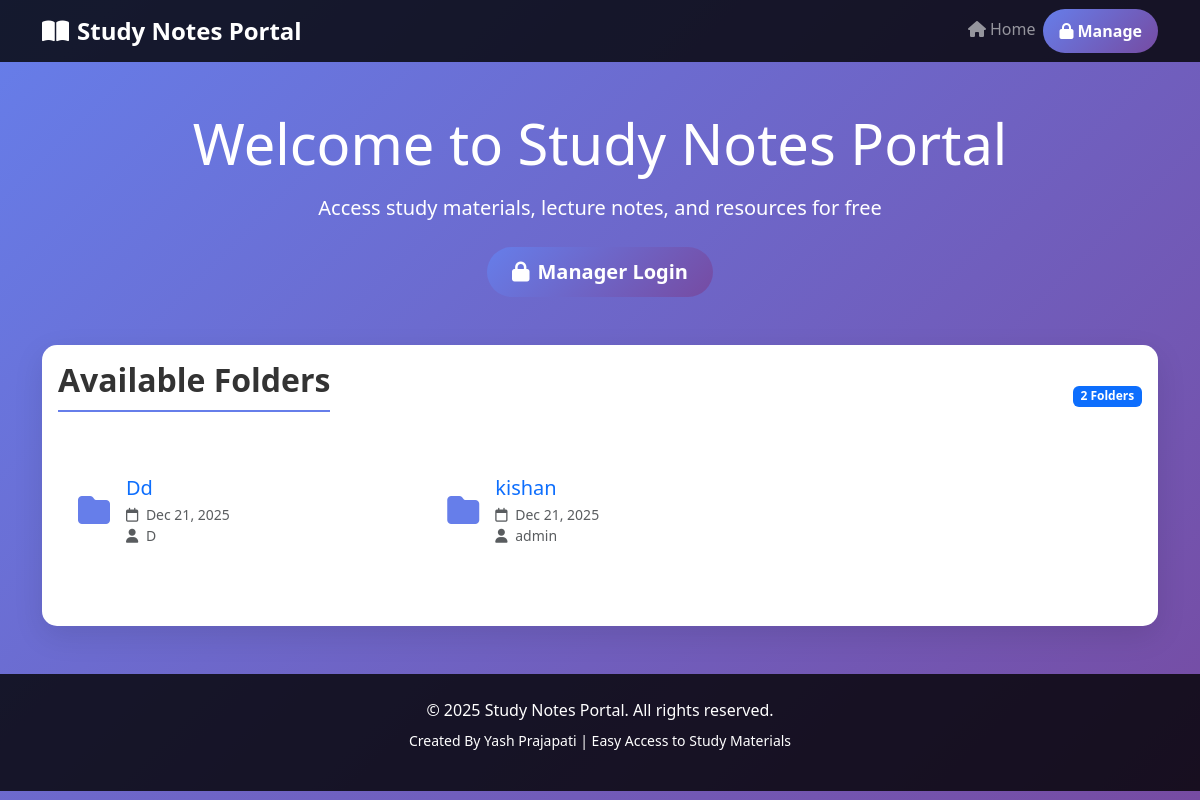
The app's page /, older data.
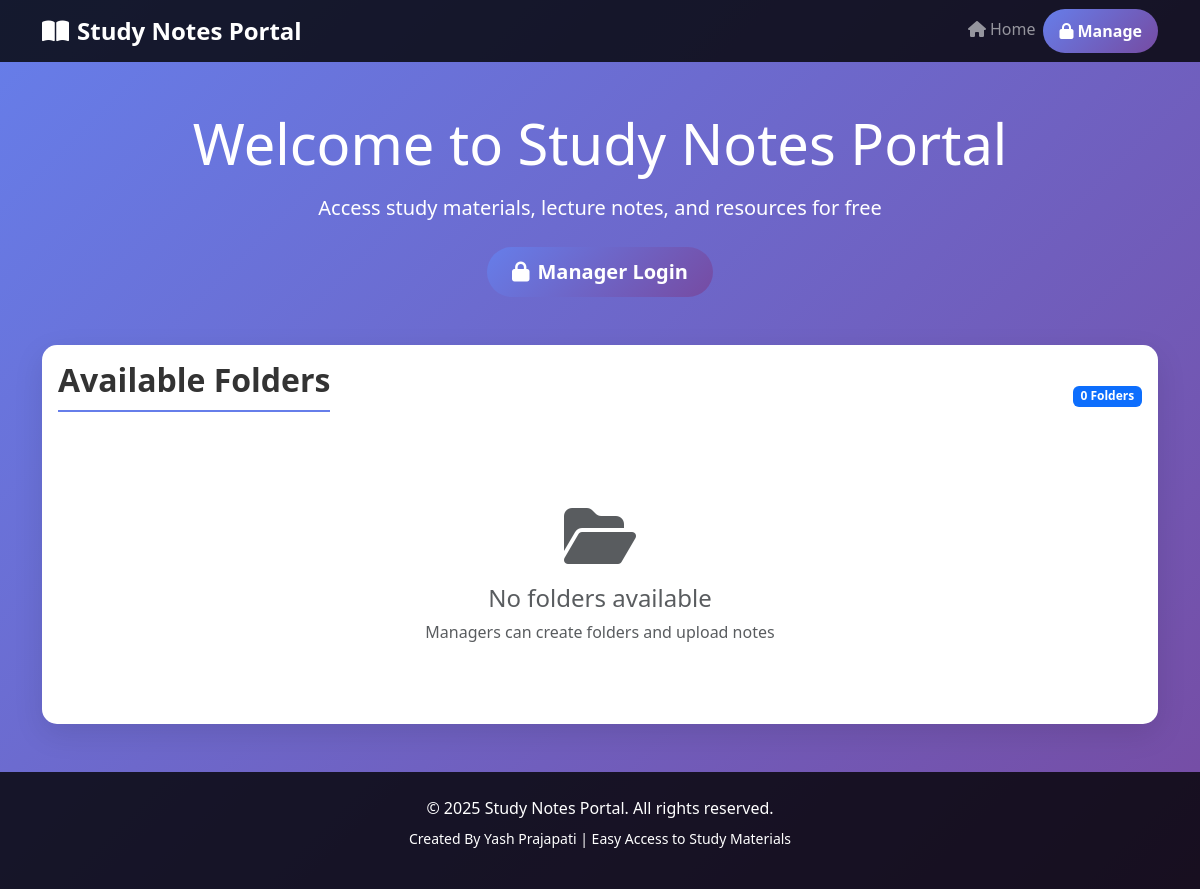
The same page, newer data.
### notes_portal/models.py (models this page shows, shortened)
class Folder(models.Model):
    name = models.CharField(max_length=200)
    created_by = models.ForeignKey(Manager, on_delete=models.CASCADE)
    created_at = models.DateTimeField(auto_now_add=True)

class Manager(models.Model):
    username = models.CharField(max_length=100, unique=True)
    password = models.CharField(max_length=128)  # Store hashed password
    created_at = models.DateTimeField(auto_now_add=True)

### notes_portal/views.py (the view)
# urls.py: path('', views.home, name='home'),
def home(request):
    folders = Folder.objects.all().order_by('-created_at')
    return render(request, 'notes_portal/home.html', {'folders': folders})

### notes_portal/templates/notes_portal/home.html (shortened to what this page needs)
{% extends 'base.html' %}
{% block content %}
<div class="row">
    <div class="col-12 text-center mb-5">
        <h1 class="display-4 text-white mb-3">Welcome to Study Notes Portal</h1>
        <p class="lead text-white mb-4">Access study materials, lecture notes, and resources for free</p>
        {% if not request.session.manager_id %}
        <a href="{% url 'manager_login' %}" class="btn btn-lg btn-primary">
            <i class="fas fa-lock me-2"></i>Manager Login
        </a>
        {% endif %}
    </div>
</div>
<div class="row">
    <div class="col-12">
        <div class="card">
            <div class="card-body">
                <div class="d-flex justify-content-between align-items-center mb-4">
                    <h2 class="section-title">Available Folders</h2>
                    <span class="badge bg-primary">{{ folders|length }} Folders</span>
                </div>
                {% if folders %}
                    <div class="row">
                        {% for folder in folders %}
                        <div class="col-md-4 col-sm-6 mb-4">
                            <a href="{% url 'folder_detail' folder.id %}" class="text-decoration-none">
                                <div class="folder-card">
                                    <div class="d-flex align-items-center">
                                        <div class="me-3">
                                            <i class="fas fa-folder file-icon"></i>
                                        </div>
                                        <div>
                                            <h5 class="mb-1">{{ folder.name }}</h5>
                                            <p class="text-muted mb-0 small">
                                                <i class="far fa-calendar me-1"></i>
                                                {{ folder.created_at|date:"M d, Y" }}
                                            </p>
                                            <p class="text-muted mb-0 small">
                                                <i class="fas fa-user me-1"></i>
                                                {{ folder.created_by.username }}
                                            </p>
                                        </div>
                                    </div>
                                </div>
                            </a>
                        </div>
                        {% endfor %}
                    </div>
                {% else %}
                    <div class="text-center py-5">
                        <i class="fas fa-folder-open fa-4x text-muted mb-3"></i>
                        <h4 class="text-muted">No folders available</h4>
                        <p class="text-muted">Managers can create folders and upload notes</p>
                    </div>
                {% endif %}
            </div>
        </div>
    </div>
</div>
{% endblock %}

### notes_portal/templates/base.html (shortened to what this page needs)
<!DOCTYPE html>
<html lang="en">
<head>
    <link href="https://cdn.jsdelivr.net/npm/bootstrap@5.3.0-alpha1/dist/css/bootstrap.min.css" rel="stylesheet">
    <link rel="stylesheet" href="https://cdnjs.cloudflare.com/ajax/libs/font-awesome/6.4.0/css/all.min.css">
</head>
<body>
    <nav class="navbar navbar-expand-lg navbar-dark" style="background: rgba(0,0,0,0.8);">
        <div class="container">
            <a class="navbar-brand" href="{% url 'home' %}">
                <i class="fas fa-book-open me-2"></i>Study Notes Portal
            </a>
            <div class="collapse navbar-collapse" id="navbarNav">
                <ul class="navbar-nav ms-auto">
                    <li class="nav-item">
                        <a class="nav-link" href="{% url 'home' %}">
                            <i class="fas fa-home me-1"></i>Home
                        </a>
                    </li>
                    {% if request.session.manager_id %}
                        <li class="nav-item">
                            <a class="nav-link" href="{% url 'manager_dashboard' %}">
                                <i class="fas fa-tachometer-alt me-1"></i>Dashboard
                            </a>
                        </li>
                        <li class="nav-item">
                            <a class="nav-link" href="{% url 'manager_logout' %}">
                                <i class="fas fa-sign-out-alt me-1"></i>Logout
                            </a>
                        </li>
                        <li class="nav-item">
                            <span class="nav-link text-warning">
                                <i class="fas fa-user me-1"></i>{{ request.session.manager_username }}
                            </span>
                        </li>
                    {% else %}
                        <li class="nav-item">
                            <a class="nav-link btn btn-primary btn-sm text-white px-3" href="{% url 'manager_login' %}">
                                <i class="fas fa-lock me-1"></i>Manage
                            </a>
                        </li>
                    {% endif %}
                </ul>
            </div>
        </div>
    </nav>
    <div class="container py-5">
        {% block content %}{% endblock %}
    </div>
    <footer class="text-center text-white py-4" style="background: rgba(0,0,0,0.8);">
        <div class="container">
            <p class="mb-0">
                &copy; 2025 Study Notes Portal. All rights reserved.
            </p>
            <p class="small mt-2">
                Created By Yash Prajapati | Easy Access to Study Materials
            </p>
        </div>
    </footer>
</body>
</html>

### notes_portal/templates/base.html (style rules this page uses)
body { font-family: 'Segoe UI', Tahoma, Geneva, Verdana, sans-serif; background: linear-gradient(135deg, #667eea 0%, #764ba2 100%); min-height: 100vh; }
.navbar-brand { font-weight: bold; font-size: 1.5rem; }
.card { border-radius: 15px; box-shadow: 0 10px 30px rgba(0,0,0,0.1); border: none; transition: transform 0.3s ease; }
.btn-primary { background: linear-gradient(135deg, #667eea 0%, #764ba2 100%); border: none; padding: 10px 25px; border-radius: 50px; font-weight: 600; transition: all 0.3s ease; }
.section-title { color: #333; font-weight: 600; margin-bottom: 20px; padding-bottom: 10px; border-bottom: 2px solid #667eea; }

Row changes from the older to the newer data that the page shows:
removed Folder: name "Dd", created_at "Dec 21, 2025", created_by.username "D"
removed Folder: name "kishan", created_at "Dec 21, 2025", created_by.username "admin"
Text that changed along with them:
{{ folders|length }}: "2" → "0"
text now shown: "No folders available Managers can create folders and upload notes"
